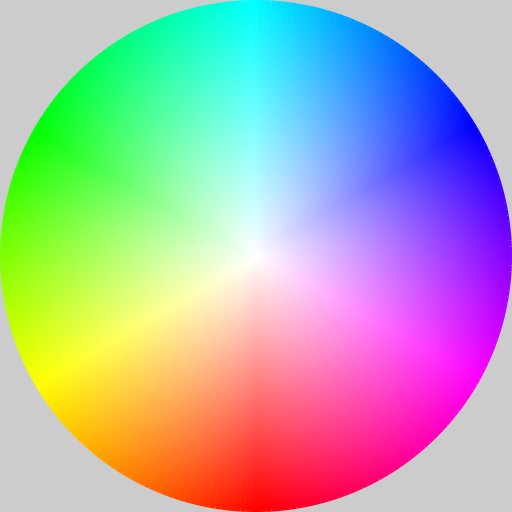
Frame 1 (no input)
Frame 60 (the mouse pressed at the canvas centre just before this capture): identical to frame 1, image omitted
Frame 120 (the mouse held since frame 60 and released just before this capture): identical to frame 1, image omitted

The Processing sketch that drew this single still picture (run headless with seeded random() and noise(); from frame 60 on, the mouse is pressed at the canvas centre):

// Processing sketch: Color_Wheel
// ── Color_Wheel.pde
void setup(){
  colorMode(HSB);
   
  size(512,512);
   
  translate(256,256);
   
  smooth();
  noStroke();
   
  saturationChanger(128,256);
}

void draw(){
  
}

void saturationChanger(int i, int initial){
  if(i > 0){
    colorTriangle(256,0,initial,initial);
    saturationChanger(i-1, initial-2);
  }
}
void colorTriangle(int iteration, int h, int s,int height){
  if(iteration > 0){
    fill(h%256,s,256);
    triangle(0,0,128*tan(radians(5.625/4)),height,-128*tan(radians(5.625/4)),height);
    rotate(radians(5.625/4));
    colorTriangle(iteration-1, h+1, s, height);
  }
}
